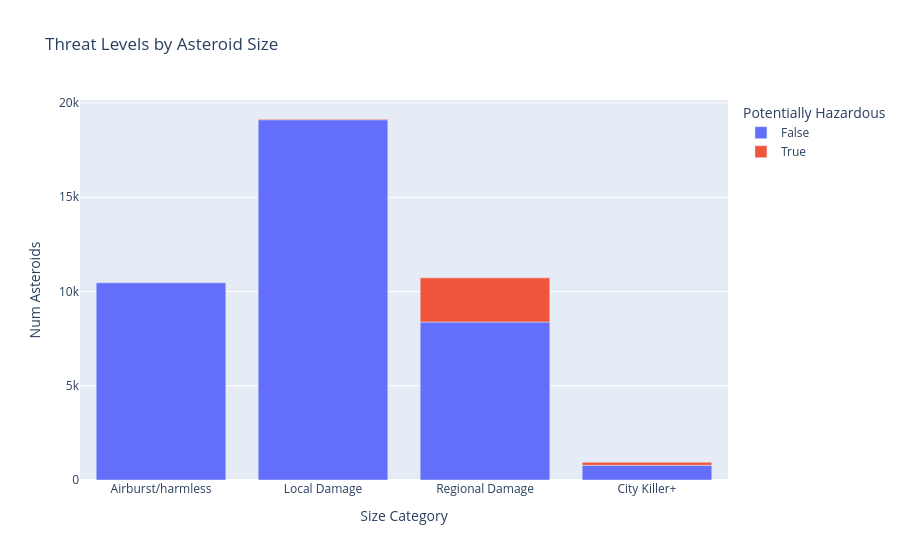

The code cell stored with this chart in its notebook:
### Markdown cell above
### Figure 2

For this visual I chose to display the data in a stacked bar chart. Similar to figure 1 I wanted to show the two groups we have of the hazardous and non-hazardous asteroids. We can see these broken down in the 4 asteroid size groups from left to right being the least danergous to the most dangerous. It instantly answers the question: "Are bigger space rocks more likely to be classified as potentially hazardous?" You can easily see what percentage of each size bar is filled with the "hazardous" color. It also highlights the sheer difference in volume between small and large asteroids. Because smaller asteroids are much more common (and easier to miss until recently), their overall bars will dwarf the giant "City Killer" bars, giving you an honest look at the population distribution.

### Code cell
threat_summary = df_clean.groupby(['size_short', 'pha']).size().reset_index(name='asteroid_count')

fig2 = px.bar(
    threat_summary,
    x='size_short',
    y='asteroid_count',
    color='pha',
    title='Threat Levels by Asteroid Size',
    labels={
        'size_short': 'Size Category',
        'asteroid_count': 'Num Asteroids',
        'pha': 'Potentially Hazardous'
    },
    category_orders={
        'size_short': [
            "Airburst/harmless",
            "Local Damage",
            "Regional Damage",
            "City Killer+"
        ]
    }
)

fig2.show()

### Figure 1 — Plotly figure (JSON) as saved in the notebook; plotly's stock layout.template omitted (floating-point values rounded to 4 significant figures)
{"data": [{"hovertemplate": "Potentially Hazardous=False<br>Size Category=%{x}<br>Num Asteroids=%{y}<extra></extra>", "legendgroup": "False", "marker": {"color": "#636efa", "pattern": {"shape": ""}}, "name": "False", "orientation": "v", "showlegend": true, "textposition": "auto", "type": "bar", "x": ["Airburst/harmless", "City Killer+", "Local Damage", "Regional Damage"], "xaxis": "x", "y": [10460, 782, 19116, 8383], "yaxis": "y"}, {"hovertemplate": "Potentially Hazardous=True<br>Size Category=%{x}<br>Num Asteroids=%{y}<extra></extra>", "legendgroup": "True", "marker": {"color": "#EF553B", "pattern": {"shape": ""}}, "name": "True", "orientation": "v", "showlegend": true, "textposition": "auto", "type": "bar", "x": ["City Killer+", "Local Damage", "Regional Damage"], "xaxis": "x", "y": [159, 38, 2342], "yaxis": "y"}], "layout": {"barmode": "relative", "legend": {"title": {"text": "Potentially Hazardous"}, "tracegroupgap": 0}, "title": {"text": "Threat Levels by Asteroid Size"}, "xaxis": {"anchor": "y", "categoryarray": ["Airburst/harmless", "Local Damage", "Regional Damage", "City Killer+"], "categoryorder": "array", "domain": [0, 1], "title": {"text": "Size Category"}}, "yaxis": {"anchor": "x", "domain": [0, 1], "title": {"text": "Num Asteroids"}}}}
